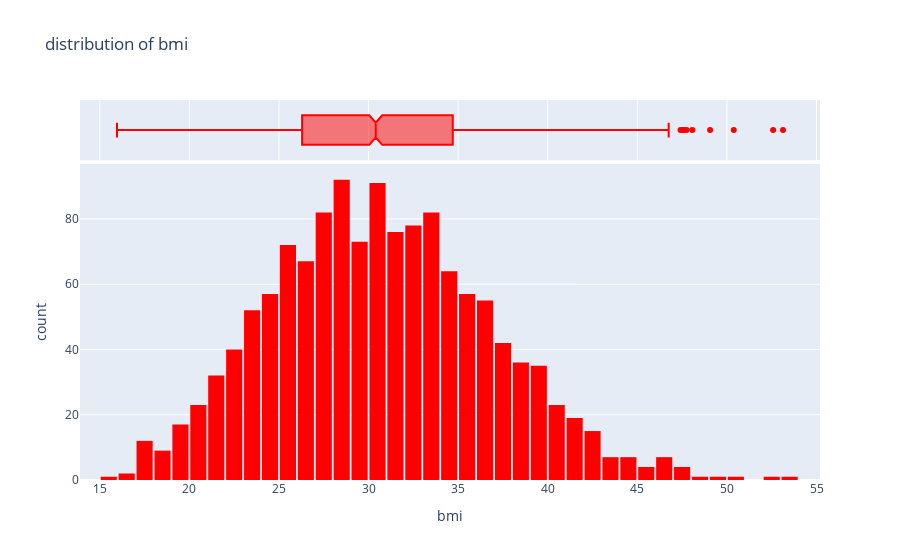

This figure's notebook cell:
### Code cell
fig = px.histogram(medical_df,x = 'bmi',marginal='box',color_discrete_sequence=['red'],nbins = 47,title='distribution of bmi')
fig.update_layout(bargap = 0.1)
fig.show()

### Figure 1 — Plotly figure (JSON) as saved in the notebook; plotly's stock layout.template omitted (floating-point values rounded to 4 significant figures; data arrays with more than 128 entries replaced by an {"elided": "..."} marker saying what was removed)
{"data": [{"alignmentgroup": "True", "bingroup": "x", "hovertemplate": "bmi=%{x}<br>count=%{y}<extra></extra>", "legendgroup": "", "marker": {"color": "red", "pattern": {"shape": ""}}, "name": "", "nbinsx": 47, "offsetgroup": "", "orientation": "v", "showlegend": false, "type": "histogram", "x": {"elided": "1338 float values"}, "xaxis": "x", "yaxis": "y"}, {"alignmentgroup": "True", "hovertemplate": "bmi=%{x}<extra></extra>", "legendgroup": "", "marker": {"color": "red"}, "name": "", "notched": true, "offsetgroup": "", "showlegend": false, "type": "box", "x": {"elided": "1338 float values"}, "xaxis": "x2", "yaxis": "y2"}], "layout": {"bargap": 0.1, "barmode": "relative", "legend": {"tracegroupgap": 0}, "title": {"text": "distribution of bmi"}, "xaxis": {"anchor": "y", "domain": [0, 1], "title": {"text": "bmi"}}, "xaxis2": {"anchor": "y2", "domain": [0, 1], "matches": "x", "showgrid": true, "showticklabels": false}, "yaxis": {"anchor": "x", "domain": [0, 0.8316], "title": {"text": "count"}}, "yaxis2": {"anchor": "x2", "domain": [0.8416, 1], "matches": "y2", "showgrid": false, "showline": false, "showticklabels": false, "ticks": ""}}}
